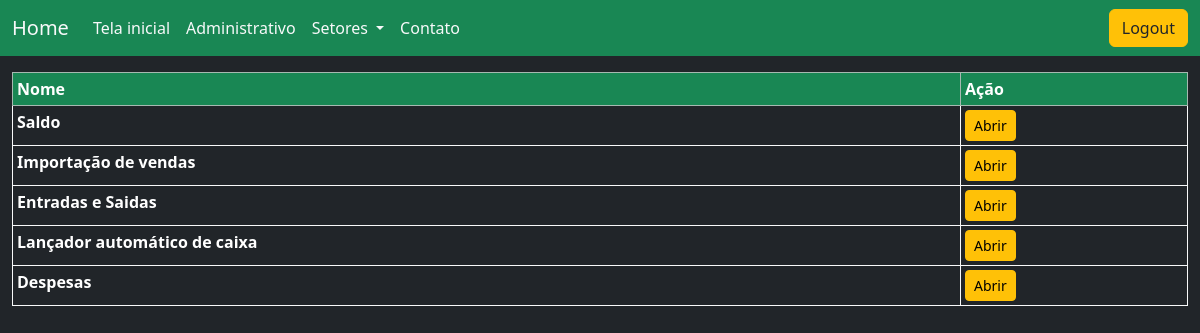
The app's page / (signed in), older data.
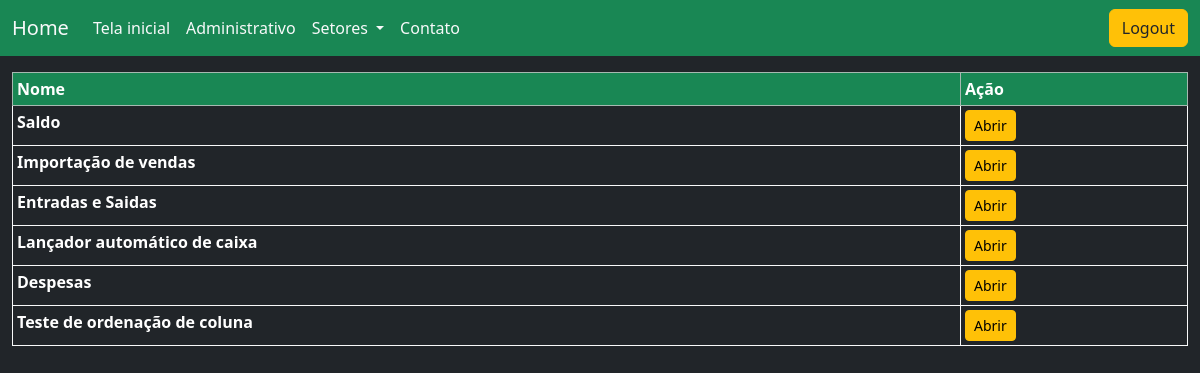
The same page, newer data.
### administrador/models.py (models this page shows, shortened)
class Relatorios(models.Model):
    nome = models.CharField(max_length=100)
    query = models.TextField()
    setores = models.ForeignKey(Setores, on_delete=models.CASCADE)

### usuario/views.py (the view, shortened to what this page needs)
# urls.py: path("", home_view, name="home_view"),
@login_required
def home_view(request):
    user = request.user
    perfil = get_object_or_404(Perfil, user=user.id)
    setores_usuario = perfil.setor.all()
    setor_nome = request.GET.get("setor")
    relatorio_id = request.GET.get("relatorio")
    relatorios = None
    filtros = None
    setor_selecionado = None
    relatorio = None
    empresas = None
    if relatorio_id:
        relatorio = get_object_or_404(Relatorios, id=relatorio_id)
        filtros = Filtros.objects.filter(relatorio=relatorio.id)  # type: ignore
        empresas = Empresa.objects.all().values()  # type: ignore
    else:
        relatorios = Relatorios.objects.filter(setores__in=setores_usuario).distinct()  # type: ignore
    context = {
        "setores": setores_usuario,
        "relatorios": relatorios,
        "filtros": filtros,
        "relatorio_selecionado": relatorio,
        "setor_selecionado": setor_selecionado,
        "empresas": empresas,
    }
    return render(request, "home.html", context)

### templates/home.html (shortened to what this page needs)
{% extends 'base.html' %}
{% load static %}
{% block content %}
    <div class="layout text-light">
        {% if relatorios %}
            <div class="container-fluid mt-3">
                <table class="table table-dark table-bordered border-light table-hover table-sm">
                    <thead>
                        <tr class="table-success">
                            <th scope="col" class="bg-success text-white">Nome</th>
                            <th scope="col" class="bg-success text-white">Ação</th>
                        </tr>
                    </thead>
                    <tbody>
                        {% for relatorio in relatorios %}
                            <tr class="bg-secondary">
                                {% if not setor_selecionado or relatorio.setores == setor_selecionado %}
                                    <th scope="row">{{ relatorio.nome|capfirst }}</th>
                                    <td>
                                        <a href="?relatorio={{ relatorio.id }}" class="btn btn-sm btn-warning">Abrir</a>
                                    </td>
                                {% endif %}
                            </tr>
                        {% empty %}
                            <tr class="table-danger">
                                <td colspan="4">Nenhum relatorio encontrado.</td>
                            </tr>
                        {% endfor %}
                    </tbody>
                </table>
            </div>
        {% endif %}
    {% endblock %}

### templates/base.html (shortened to what this page needs)
<!DOCTYPE html>
<html lang="pt-br">
<head>
    <link href="https://cdn.jsdelivr.net/npm/bootstrap@5.3.3/dist/css/bootstrap.min.css" rel="stylesheet">
</head>
<body class="bg-dark text-light">
    {% if '/admin' not in request.path and '/login' not in request.path %}
    <nav class="navbar navbar-expand-lg bg-success">
        <div class="container-fluid">
            <a class="navbar-brand text-light">Home</a>
            <div class="collapse navbar-collapse " id="navbarSupportedContent">
                <ul class="navbar-nav me-auto mb-2 mb-lg-0">
                    <ul class='nav-item p-0 m-0' >
                      <a class='nav-link text-light' href='/'>Tela inicial</a>
                    </ul>
                    {% if user.is_superuser %}
                    <li class="nav-item">
                        <a class="nav-link text-light" href='{% url "admin_view" %}'>Administrativo</a>
                    </li>
                    {% endif %}
                    <li class="nav-item dropdown">
                      <a class="nav-link dropdown-toggle text-light" role="button" data-bs-toggle="dropdown" aria-expanded="false">
                          Setores
                      </a>
                    </li>
                    <li class="nav-item">
                        <a class="nav-link text-light" href='{% url "contato" %}'>Contato</a>
                    </li>
                </ul>
              {% if user.is_authenticated %}
              <form action="{% url 'logout' %}" method="post">
                <button type="submit" class="btn btn-warning text-dark">Logout</button>
              </form>
              {% endif %}
            </div>
        </div>
    </nav>
    {% endif %}
{% block content %}
{% endblock %}
</body>
</html>

Row changes from the older to the newer data that the page shows:
added Relatorios: nome "Teste de ordenação de coluna"
